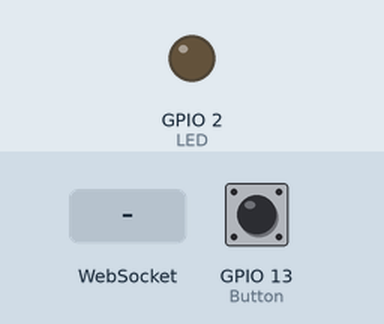
Simulated run of this sketch. Board: ESP32. On the bench: output pins drawn as LEDs (lit = HIGH). The test bench sets the inputs (shaded band); at power-on: GPIO 13 (Button) HIGH. WiFi joins after 1.5 s; servers stay silent unless stated; storage starts empty; what the sketch prints to the serial monitor is not drawn.

Above: at 2.7 s.
2.8 s: GPIO 13 (Button) pulled LOW for 0.15 s
At 3.5 s:
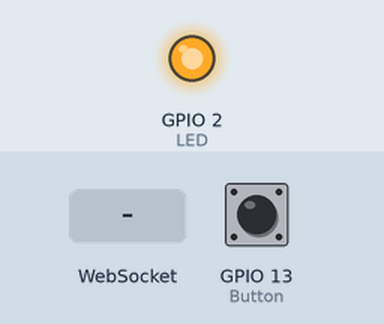
4.4 s: WebSocket text "on" received
At 5.2 s:
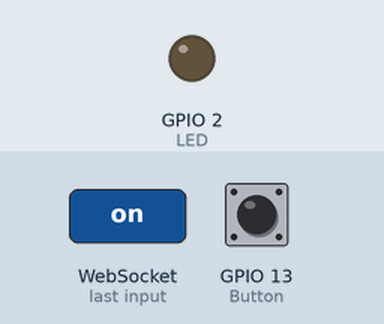
5.9 s: GPIO 13 (Button) pulled LOW for 1 s
At 7.0 s:
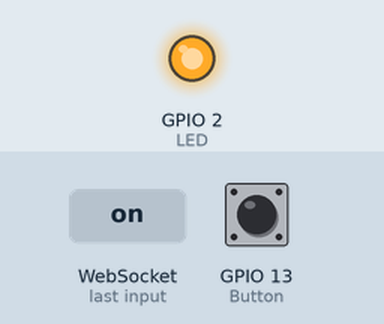
8.4 s: GPIO 13 (Button) pulled LOW for 3.2 s
At 8.9 s:
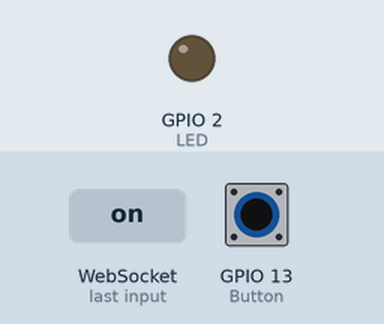
Timing chart, 0 to 11.4 s (numbered marks = the images above; inputs shaded):
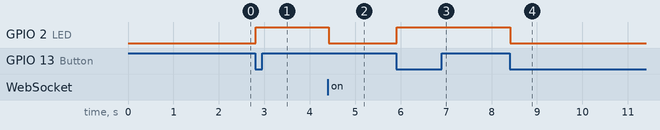

The sketch:

main.ino
```cpp
#include <WiFi.h>
#include <SPIFFS.h>
#include <ArduinoJson.h>
#include <ESPAsyncWebServer.h>

const uint8_t LED = 2;
const uint8_t Button = 13;
const char* ssid = "STAS-507";
const char* password = "manke666";
const String hostname = "moonlight";

AsyncWebServer server(80);
AsyncWebSocket ws("/ws");

#include "init.h"
#include "led.h"
#include "button.h"
#include "websocket.h"
#include "server.h"

void setup() {
  init(115200, ssid, password);
  setupWebsocket();
  setupServer();
}

void loop() {
  ws.cleanupClients();
  listenButtonPressed();
}
```

button.h
```cpp
void listenButtonPressed() {
  if (!digitalRead(Button)) {
    delay(10);
    if (!digitalRead(Button)) {
      toggleLED(!digitalRead(LED));
      while (!digitalRead(Button));
    }
  }
}
```

init.h
```cpp
void connectionLostCallback(WiFiEvent_t event, WiFiEventInfo_t info) {
  WiFi.begin(ssid, password);
  Serial.println("WiFi connection lost. Try to reconnect...");
}

void init(uint32_t baud_rate, const char* ssid, const char* password) {
  // init led
  pinMode(LED, OUTPUT);
  pinMode(Button, INPUT_PULLUP);
  Serial.begin(baud_rate);

  // init SPIFFS
  if (!SPIFFS.begin()) {
    Serial.println("Failed to mount SPIFFS");
    return;
  }

  // init wifi
  WiFi.hostname(hostname);
  WiFi.begin(ssid, password);
  WiFi.onEvent(connectionLostCallback, WiFiEvent_t::ARDUINO_EVENT_WIFI_STA_DISCONNECTED);
  Serial.printf("Connecting to %s", ssid);
  while (WiFi.status() != WL_CONNECTED) {
    delay(500);
    Serial.print('.');
  }
  Serial.printf("\nLocal IP: %s\n", WiFi.localIP().toString().c_str());
}
```

led.h
```cpp
// get LED status
String getLED() {
  bool status = digitalRead(LED);
  String message = String("{\"led\":\"") + (status ? "on" : "off") + "\"}";
  Serial.println(message);
  ws.textAll(message);
  return message;
}

// toggle LED status
String toggleLED(boolean status) {
  digitalWrite(LED, status);
  String message = String("{\"led\":\"") + (status ? "on" : "off") + "\"}";
  Serial.println(message);
  ws.textAll(message);
  return message;
}
```

server.h
```cpp
// handle OPTIONS and 404 request
void handleNotFound(AsyncWebServerRequest* request) {
  String url = request->url();

  // end with /
  if (url.endsWith("/")) {
    url += "index.html";
    if (SPIFFS.exists(url)) request-> send(SPIFFS, url, "text/html");
    else request->send(404);
  }
  else if (request->method() == HTTP_OPTIONS) request->send(200);
  else request->send(404, "text/plain", "404");
}

// handle get light status request
void handleGetRequest(AsyncWebServerRequest* request) {
  String message = getLED();
  request->send(200, "application/json", message);
}

// handle turn on light request
void handlePostRequest(AsyncWebServerRequest* request) {
  String message = toggleLED(true);
  request->send(200, "application/json", message);
}

// handle turn off light request
void handleDeleteRequest(AsyncWebServerRequest* request) {
  String message = toggleLED(false);
  request->send(200, "application/json", message);
}

// setup server
void setupServer() {
  DefaultHeaders::Instance().addHeader("Server", "ESP32");
  DefaultHeaders::Instance().addHeader("Access-Control-Allow-Origin", "*");
  DefaultHeaders::Instance().addHeader("Access-Control-Allow-Methods", "*");
  DefaultHeaders::Instance().addHeader("Access-Control-Allow-Headers", "*");

  server.serveStatic("/", SPIFFS, "/");

  server.on("/api/led", HTTP_GET, handleGetRequest);
  server.on("/api/led", HTTP_POST, handlePostRequest);
  server.on("/api/led", HTTP_DELETE, handleDeleteRequest);

  server.onNotFound(handleNotFound);
  server.begin();
}
```

websocket.h
```cpp
// handle websocket get message
void handleWebSocketMessage(uint8_t *payload, size_t len) {
  DynamicJsonDocument doc(1024);
  deserializeJson(doc, payload, len);
  toggleLED(doc["led"] == "on");
}

// websocket events
void onEvent(AsyncWebSocket *server, AsyncWebSocketClient *client, AwsEventType type, void *arg, uint8_t *payload, size_t len) {
  switch (type) {
    case WS_EVT_DATA: handleWebSocketMessage(payload, len); break;
    case WS_EVT_CONNECT: getLED(); break;
    case WS_EVT_DISCONNECT: break;
    case WS_EVT_PONG: break;
    case WS_EVT_ERROR: break;
  }
}

void setupWebsocket() {
  server.addHandler(&ws);
  ws.onEvent(onEvent);
}
```

Measured:
- after the input at 2.8 s, GPIO 2 (LED): LOW → HIGH at once
- after the input at 4.4 s, GPIO 2 (LED): HIGH → LOW at once
- after the input at 5.9 s, GPIO 2 (LED): LOW → HIGH at once
- after the input at 8.4 s, GPIO 2 (LED): HIGH → LOW at once
